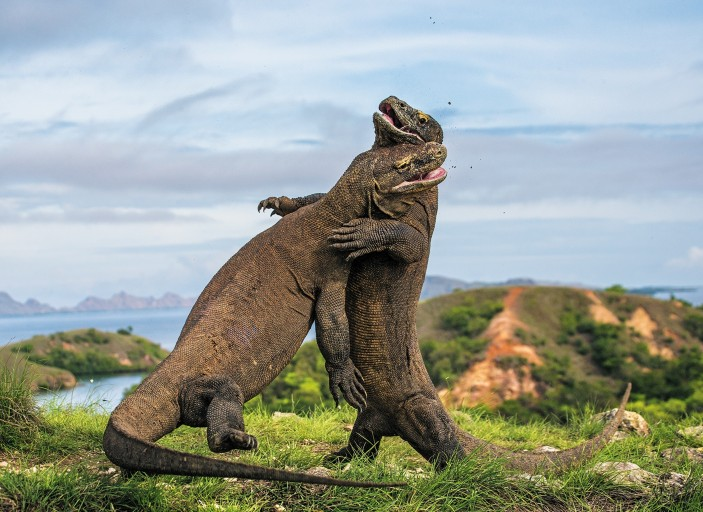
#> input picture Test_1.jpg, 703 x 512 px, found by its file name
$ jupyter execute jupyter.ipynb
#> lines starting #> are read from the running program, lines starting #| are printed output that depends on the picture
**Apply Spatial and Frequency Domain Filters**

To apply spatial and frequency domain filters for image smoothing, sharpening, and noise removal.

[cell 1]
import cv2
import numpy as np
import matplotlib.pyplot as plt

[cell 2]
img = cv2.imread('/content/Test_1.jpg', 0)
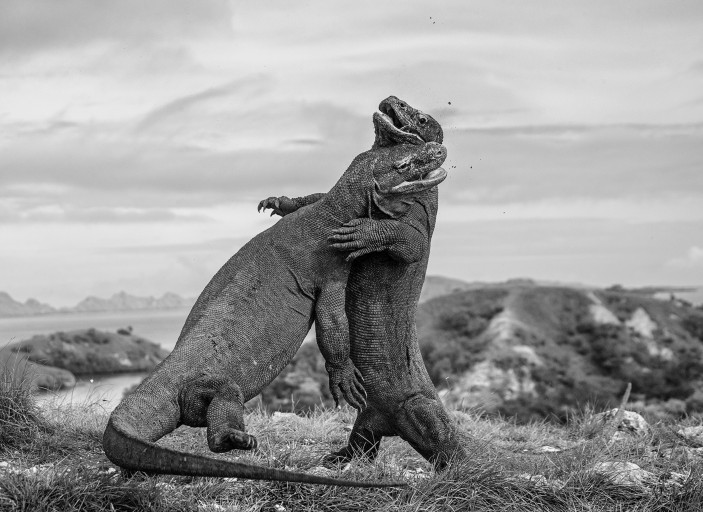
#> img: shape (512, 703); min 0, max 252, mean 153.8

[cell 3]
gaussian = cv2.GaussianBlur(img, (5,5), 0)
median = cv2.medianBlur(img, 5)

[cell 4]
kernel = np.array([[0,-1,0],[-1,5,-1],[0,-1,0]])
sharpen = cv2.filter2D(img, -1, kernel)
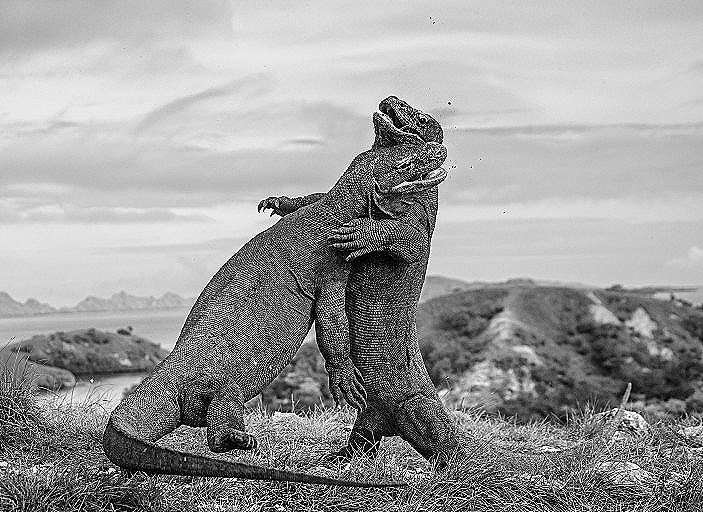
#> sharpen: shape (512, 703); min 0, max 255, mean 156.3

[cell 5]
dft = np.fft.fft2(img)
dft_shift = np.fft.fftshift(dft)

rows, cols = img.shape
#> rows = 512; cols = 703
crow, ccol = rows//2 , cols//2
#> crow = 256; ccol = 351

mask = np.zeros((rows, cols), np.uint8)
mask[crow-30:crow+30, ccol-30:ccol+30] = 1

fshift = dft_shift * mask
img_back = np.fft.ifft2(np.fft.ifftshift(fshift))
img_back = np.abs(img_back)
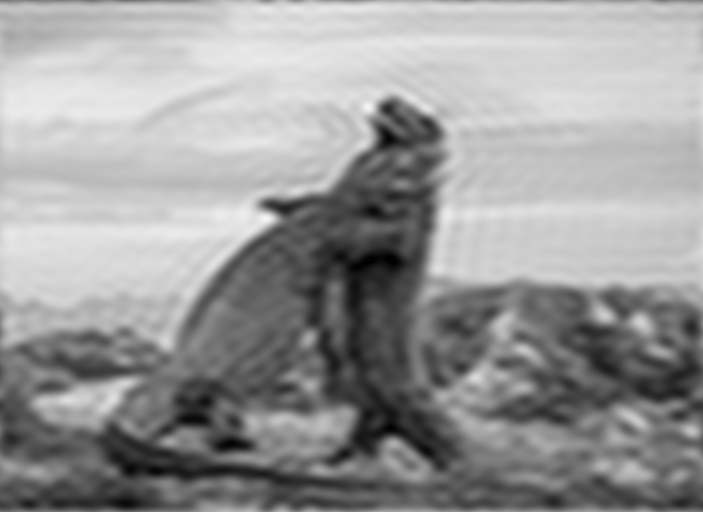
#> img_back: shape (512, 703) float64; min 0.187, max 245.8, mean 153.8

[cell 6]
mask = np.ones((rows, cols), np.uint8)
mask[crow-30:crow+30, ccol-30:ccol+30] = 0

fshift = dft_shift * mask
img_high = np.fft.ifft2(np.fft.ifftshift(fshift))
img_high = np.abs(img_high)
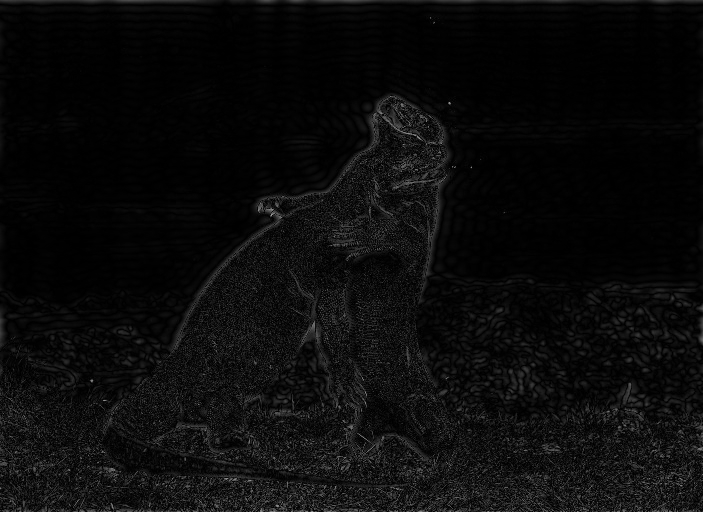
#> img_high: shape (512, 703) float64; min 0.00517, max 154.7, mean 11.5

[cell 7]
plt.figure(figsize=(10,8))

plt.subplot(2,3,1), plt.imshow(img, cmap='gray'), plt.title('Original')
plt.subplot(2,3,2), plt.imshow(gaussian, cmap='gray'), plt.title('Gaussian')
plt.subplot(2,3,3), plt.imshow(median, cmap='gray'), plt.title('Median')
plt.subplot(2,3,4), plt.imshow(sharpen, cmap='gray'), plt.title('Sharpen')
plt.subplot(2,3,5), plt.imshow(img_back, cmap='gray'), plt.title('Low Pass')
plt.subplot(2,3,6), plt.imshow(img_high, cmap='gray'), plt.title('High Pass')

plt.show()

$ run again, with Test_2.jpg copied over Test_1.jpg
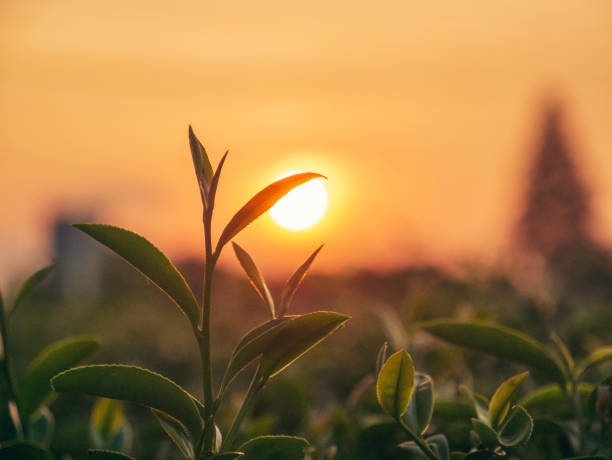
#> input picture Test_2.jpg, 612 x 460 px, found by its file name
#> `img_back = np.abs(img_back)`:
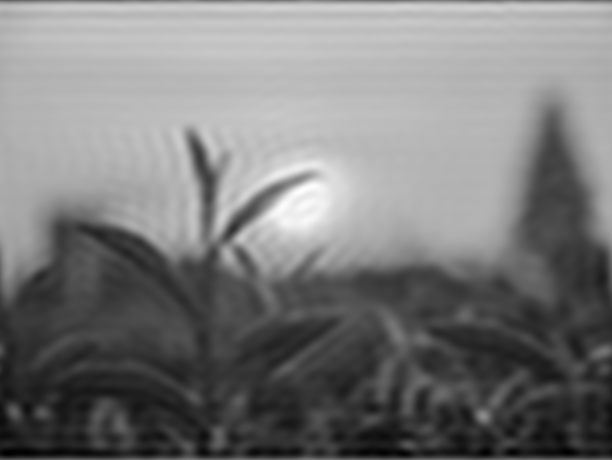
#> img_back: shape (460, 612) float64; min 0.363, max 266.8, mean 128.6; drawn with min black and max white
#> `img_high = np.abs(img_high)`:
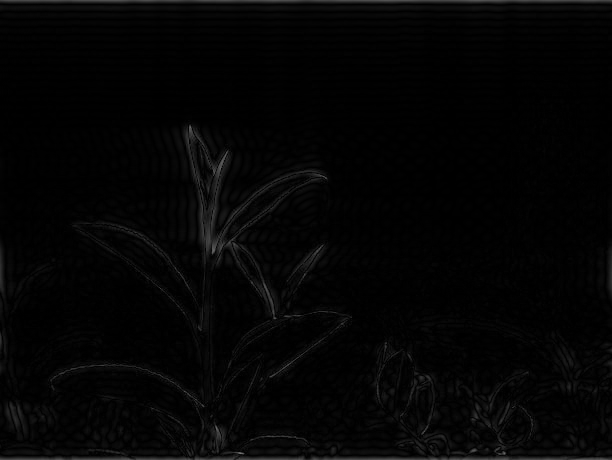
#> img_high: shape (460, 612) float64; min 0.00477, max 117.4, mean 4.9
